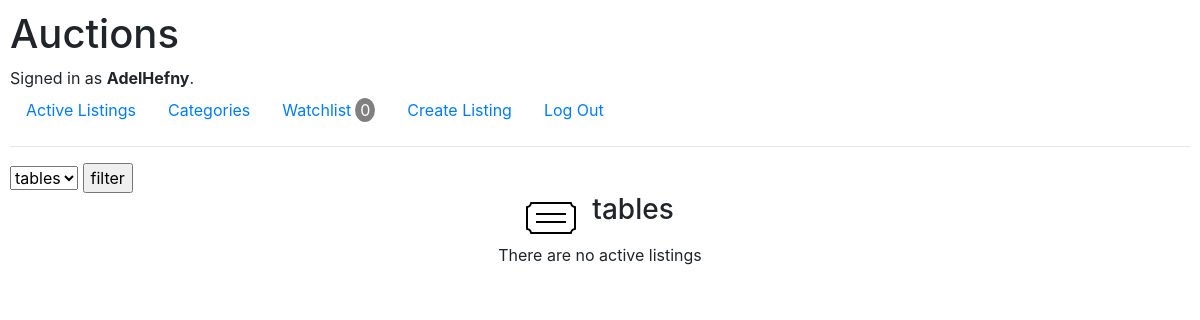
The page /category (signed in) on the database as committed earlier.
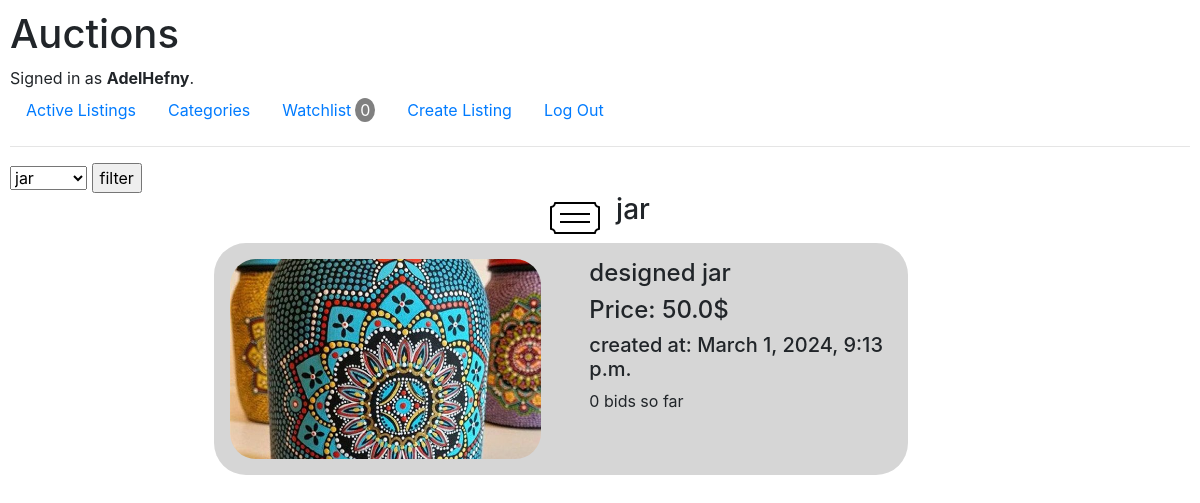
The same page on the database as committed later.
### auctions/models.py (models this page shows)
class User(AbstractUser):
    watchList = models.ManyToManyField('Listing',blank=True,related_name="user_watching")

class Category(models.Model):
    listings = models.ManyToManyField(Listing,related_name="categories")
    name = models.CharField(max_length=64,unique=True)
    icon = models.ImageField(upload_to="media/auctions/categoryIcons",default="media/auctions/categoryIcons/category-base.png")
    class Meta:
        verbose_name = "Country"
        verbose_name_plural = "Categories"

class Listing(models.Model):
    title = models.CharField(max_length=64)
    description = models.TextField()
    img = models.ImageField(upload_to='auctions/images/',default="auctions/images/default-placeholder.png")
    latest_bid_price = models.FloatField(blank=False,default=0)
    latest_bider = models.ForeignKey(User,blank=True,null=True,on_delete=models.CASCADE)
    biders = models.ManyToManyField(User,blank=True,related_name="listings")
    created_at = models.DateTimeField(default=datetime.now())
    active = models.BooleanField(default=True)
    created_by = models.ForeignKey(User,on_delete=models.CASCADE,related_name="created_listings",blank=False,null=True)

### auctions/views.py (the view)
# urls.py: path("category",views.category,name="category"),
@login_required
def category(request):
    categories = Category.objects.all()
    firstCat = Category(id=0,name="No Categories")
    if Category.objects.count() != 0:
        firstCat = Category.objects.all()[0]
    if request.method == "POST":
        print(request.POST["category"])
        firstCat = Category.objects.get(name=request.POST["category"])
        print("hello")
    return render(request,"auctions/category.html",{
        "categories":categories,
        "firstCat":firstCat
    })

### auctions/templates/auctions/category.html (shortened to what this page needs)
{% extends "auctions/layout.html"%} {% block body %}
<section>
  <form action="category" method="post">
    <select name="category" id="category">
      {% for category in categories %}
      <option value="{{category.name}}">{{category.name}}</option>
      {% endfor %}
    </select>
    <input type="submit" value="filter" />
  </form>
  <div class="d-flex flex-column align-items-center">
    <section style="display: flex; flex-direction: row; gap: 1rem">
      <img src="{{firstCat.icon}}" alt="" />
      <h3>{{firstCat.name}}</h3>
    </section>
    <ul>
      {% for listing in firstCat.listings.all %} {% if listing.active %}
      <li class="listingItem" onclick="redirect('{{listing.pk}}')">
        <img src="{{listing.img.url}}" alt="listing image" />
        <div>
          <h4>{{listing.title}}</h4>
          <h4>Price: {{listing.latest_bid_price}}$</h4>
          <h5>created at: {{listing.created_at}}</h5>
          <span>{{ listing.bids.all.count }} bids so far </span>
        </div>
      </li>
      {% endif %} {%empty%}
      <p>There are no active listings</p>
      {% endfor %}
    </ul>
  </div>
</section>
{% endblock%}

### auctions/templates/auctions/layout.html (shortened to what this page needs)
{% load static %}
<!DOCTYPE html>
<html lang="en">
  <head>
    <link
      rel="stylesheet"
      href="https://stackpath.bootstrapcdn.com/bootstrap/4.4.1/css/bootstrap.min.css"
    />
    <link rel="stylesheet" href="{% static 'auctions/styles.css' %}" />
  </head>
  <body>
    <h1>Auctions</h1>
    <div>
      {% if user.is_authenticated %} Signed in as
      <strong>{{ user.username }}</strong>. {% else %}
      <h1>Not signed in.</h1>
      {% endif %}
    </div>
    <ul class="nav">
      <li class="nav-item">
        <a class="nav-link" href="{% url 'index' %}">Active Listings</a>
      </li>
      {% if user.is_authenticated %}
      <li class="nav-item">
        <a class="nav-link" href="{% url 'category' %}">Categories</a>
      </li>
      <li class="nav-item">
        <a class="nav-link d-flex flex-row ga" href="{% url 'watchlist' %}"
          >Watchlist
          <span class="tag ml-1" id="watchlist"
            >{{request.user.watchList.all.count}}</span
          ></a
        >
      </li>
      <li class="nav-item">
        <a class="nav-link" href="{% url 'createListing' %}">Create Listing</a>
      </li>
      <li class="nav-item">
        <a class="nav-link" href="{% url 'logout' %}">Log Out</a>
      </li>
      {% endif %}
    </ul>
    <hr />
    {% block body %} {% endblock %}
  </body>
</html>

### auctions/static/auctions/styles.css (style rules this page uses)
body { padding: 10px; }
ul { list-style: none; padding: 0; }
.listingItem { display: flex; flex-direction: row; gap: 3rem; background-color: rgb(214, 214, 214); padding: 1rem; border-radius: 32px; transition: 0.3s ease-in-out; width: 90%; cursor: pointer; overflow: hidden; }
.listingItem img { width: 350px; height: 200px; border-radius: 26px; object-fit: cover; transition: 0.3s ease-in-out; }
.tag { background-color: gray; color: white; display: block; width: 20px; border-radius: 50%; text-align: center; }

Rows that differ between the two databases and show on the page:
removed Category: icon (picture), name "tables"
added Category: icon (picture), name "jar"
added Listing: active True (drawn), title "designed jar", latest_bid_price "50.0", created_at "March 1, 2024, 9:13 p.m.", bids.all.count "0"
Other text that changed with them:
form field category: "tables" → "jar"
text no longer shown: "There are no active listings"
